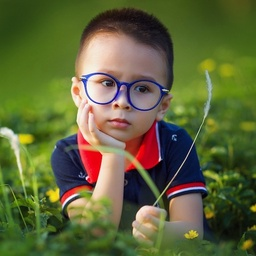
#> input picture Color Spaces/data/sample.jpg, 256 x 256 px, shrunk from 512 x 512 before the run
$ jupyter execute Testcode.ipynb   (shell and % lines are left out)   (older library calls are emulated)
#> lines starting #> are read from the running program, lines starting #| are printed output that depends on the picture
[cell 1]
# Import modules
import numpy as np
import matplotlib.pyplot as plt
import cv2
from dataPath import DATA_PATH

import matplotlib
matplotlib.rcParams['figure.figsize'] = (18.0, 12.0)
matplotlib.rcParams['image.interpolation'] = 'bilinear'

# Supress warnings
import warnings
warnings.filterwarnings("ignore")

img = cv2.imread(DATA_PATH+"sample.jpg")
#> img is the input picture: shape (256, 256, 3); mean B, G, R 57.8, 101.6, 95.4

plt.imshow(img[:,:,::-1]);plt.show()

[cell 2]
# Import modules
import numpy as np
import matplotlib.pyplot as plt
import cv2
from dataPath import DATA_PATH

import matplotlib
matplotlib.rcParams['figure.figsize'] = (12.0, 12.0)
matplotlib.rcParams['image.interpolation'] = 'bilinear'

# Supress warnings
import warnings
warnings.filterwarnings("ignore")

img = cv2.imread(DATA_PATH+"sample.jpg")


def convertBGRtoGray(image):
    ###
    ### YOUR CODE HERE
    # Get the image's height, width, and channels
    height, width, channel = img.shape
#> height = 256; width = 256; channel = 3
    B, G, R = cv2.split(img)
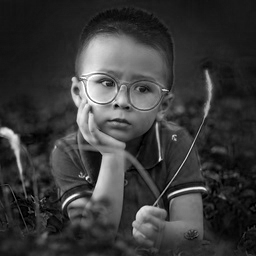
#> B: shape (256, 256); min 0, max 255, mean 57.8
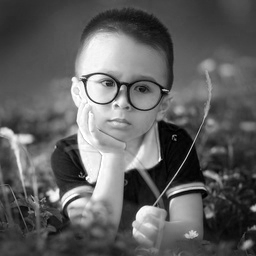
#> R: shape (256, 256); min 0, max 255, mean 95.4
    for i in np.arange(height):
        for j in np.arange(width):

            # RGB to Grayscale
            y = 0.299*R + 0.587*G + 0.1140*B
            r = np.round(y)
            print("Original Image Datatype : {}".format(r.dtype))

            r.astype(np.int)
            return r
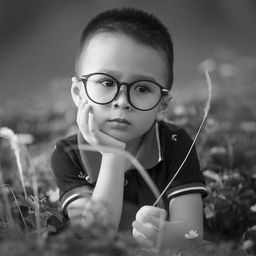
#> r: shape (256, 256) float64; min 1, max 253, mean 94.7

    ###

gray = convertBGRtoGray(img)

gray_cv = cv2.cvtColor(img,cv2.COLOR_BGR2GRAY)

plt.figure(figsize=(18,12))
plt.subplot(1,3,1)
plt.title("Result from custom function")
plt.imshow(gray,cmap="gray")
plt.subplot(1,3,2)
plt.title("Result from OpenCV function")
plt.imshow(gray_cv,cmap="gray")
plt.subplot(1,3,3)
plt.title("Difference")
plt.imshow(np.abs(gray-gray_cv),cmap="gray")
plt.show()
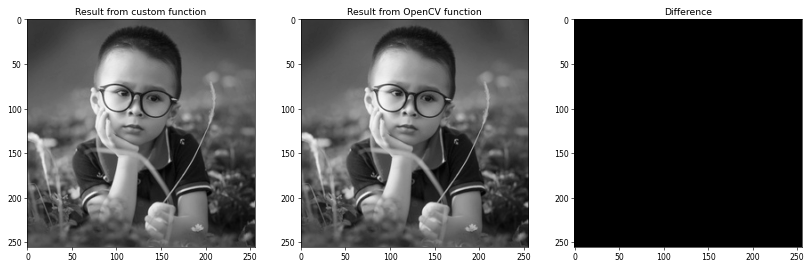
#> figure drawn by matplotlib, 3 panels

[cell 3]
# Import modules
import numpy as np
import matplotlib.pyplot as plt
import cv2
from dataPath import DATA_PATH

import matplotlib
matplotlib.rcParams['figure.figsize'] = (12.0, 12.0)
matplotlib.rcParams['image.interpolation'] = 'bilinear'

# Supress warnings
import warnings
warnings.filterwarnings("ignore")

img = cv2.imread(DATA_PATH+"sample.jpg")

# Get the image's height, width, and channels
height, width, channel = img.shape
#> height = 256; width = 256; channel = 3

# Create balnk HSV image
img_hsv = np.zeros((height,width,3))

# CALCULATE
for i in np.arange(height):
    for j in np.arange(width):
        r = img.item(i,j,0)
        g = img.item(i,j,1)
        b = img.item(i,j,2)

        r_ = r/255.
        g_ = g/255.
        b_ = b/255.
        Cmax = max(r_,g_,b_)
        Cmin = min(r_,g_,b_)
        delta = Cmax-Cmin

        # Hue Calculation
        if delta == 0:
            H = 0
        elif Cmax == r_ :
            H = 60 * (((g_ - b_)/delta) % 6)
        elif Cmax == g_:
            H = 60 * (((b_ - r_)/delta) + 2)
        elif Cmax == b_:
            H = 60 * (((r_ - g_)/delta) + 4)

        # Saturation Calculation
        if Cmax == 0:
            S = 0
        else :
            S = delta / Cmax

        # Value Calculation
        V = Cmax

        # Set H,S,and V to image
        img_hsv.itemset((i,j,0),int(H))
        img_hsv.itemset((i,j,1),int(S))
        img_hsv.itemset((i,j,2),int(V))
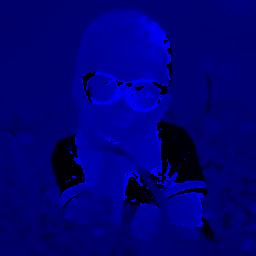
#> img_hsv: shape (256, 256, 3) float64; mean B, G, R 167.6, 0, 0; drawn with min black and max white

# Write image
cv2.imwrite('image_hsv.jpg', img_hsv)

# View image
cv2.imshow('image', img_hsv)
cv2.waitKey(0)
cv2.destroyAllWindows()

[cell 4]
## CFORRECT CODE ##

# Import modules
import numpy as np
import matplotlib.pyplot as plt
import cv2
from dataPath import DATA_PATH

import matplotlib
matplotlib.rcParams['figure.figsize'] = (12.0, 12.0)
matplotlib.rcParams['image.interpolation'] = 'bilinear'

# Supress warnings
import warnings
warnings.filterwarnings("ignore")

img = cv2.imread(DATA_PATH+"sample.jpg")


def convertBGRtoHSV(image):
    ###
    ### YOUR CODE HERE
    # Get the image's height, width, and channels
    height, width, channel = img.shape
#> height = 256; width = 256; channel = 3

    # Create balnk HSV image
    img_hsv = np.zeros((height,width,3))

    img_ = img/255.0
    for i in np.arange(height):
        for j in np.arange(width):

            r_ = img_.item(i,j,0)
            g_ = img_.item(i,j,1)
            b_ = img_.item(i,j,2)

            Cmax = max(r_,g_,b_)
            Cmin = min(r_,g_,b_)
            delta = Cmax-Cmin
            # Hue Calculation
            if delta == 0:
                H = 0
            elif Cmax == r_ :
                H = 60 * ((g_ - b_)/delta)
            elif Cmax == g_:
                H = 120 + 60 * ((b_ - r_)/delta)
            elif Cmax == b_:
                H = 240 + 60 * ((r_ - g_)/delta)
            # Saturation Calculation
            if Cmax == 0:
                S = 0
            else :
                S = delta / Cmax

            # Value Calculation
            V = Cmax

            V = 255 * V
            S = 255 * S
            H = H/2

            #print("Original Image Datatype : {}".format(H.dtype))

            # Set H,S,and V to image
            img_hsv.itemset((i,j,0),H)
            img_hsv.itemset((i,j,1),S)
            img_hsv.itemset((i,j,2),V)
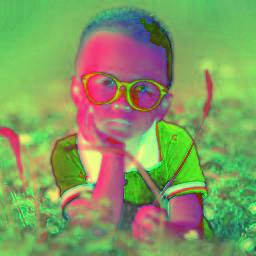
#> img_hsv: shape (256, 256, 3) float64; mean B, G, R 78, 143.2, 115.2; drawn with min black and max white

    rnd = np.round(img_hsv)

    #rnd.astype(int)
    print("Original Image Datatype : {}".format(rnd.dtype))
#| Original Image Datatype : float64

    return rnd.astype(np.int)

    ###

hsv = convertBGRtoHSV(img)

hsv_cv = cv2.cvtColor(img,cv2.COLOR_BGR2HSV)
#> hsv_cv: shape (256, 256, 3); mean H, S, V 52.6, 143.2, 115.2
print("Original Image Datatype : {}".format(hsv_cv.dtype))
#| Original Image Datatype : uint8
plt.figure(figsize=(18,12))
plt.subplot(1,3,1)
plt.title("Result from custom function")
plt.imshow(hsv[:,:,::-1])
plt.subplot(1,3,2)
plt.title("Result from OpenCV function")
plt.imshow(hsv_cv[:,:,::-1])
plt.subplot(1,3,3)
plt.title("Difference")
plt.imshow(np.abs(hsv-hsv_cv)[:,:,::-1])
plt.show()
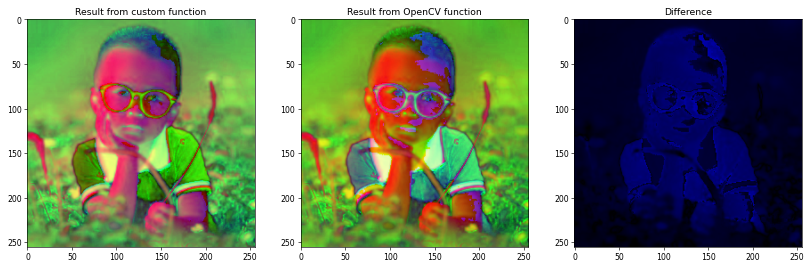
#> figure drawn by matplotlib, 3 panels

[cell 5]
# Import modules
import numpy as np
import matplotlib.pyplot as plt
import cv2
from dataPath import DATA_PATH

import matplotlib
matplotlib.rcParams['figure.figsize'] = (12.0, 12.0)
matplotlib.rcParams['image.interpolation'] = 'bilinear'

# Supress warnings
import warnings
warnings.filterwarnings("ignore")

img = cv2.imread(DATA_PATH+"sample.jpg")

# Get the image's height, width, and channels
height,width,channel = img.shape

# Create balnk HSV image
img_hsv = np.zeros((height,width,3))

# ======================================================
# IMPLEMENTATION USING OPENCV LIBRARY
# ======================================================
# img_hsv = cv2.cvtColor(img, cv2.COLOR_BGR2HSV)

# ======================================================
# IMPLEMENTATION WITHOUT OPENCV LIBRARY
# ======================================================

# CALCULATE
for i in np.arange(height):
    for j in np.arange(width):
        r = img.item(i,j,0)
        g = img.item(i,j,1)
        b = img.item(i,j,2)

        r_ = r/255.
        g_ = g/255.
        b_ = b/255.
        Cmax = max(r_,g_,b_)
        Cmin = min(r_,g_,b_)
        delta = Cmax-Cmin

        # Hue Calculation
        if delta == 0:
            H = 0
        elif Cmax == r_ :
            H = 60 * ((g_ - b_)/delta)
        elif Cmax == g_:
            H = 120 + 60 * ((b_ - r_)/delta)
        elif Cmax == b_:
            H = 240 + 60 * ((r_ - g_)/delta)

        # Saturation Calculation
        if Cmax == 0:
            S = 0
        else :
            S = delta / Cmax

        # Value Calculation
        V = Cmax

        # Set H,S,and V to image
        img_hsv.itemset((i,j,0),int(H))
        img_hsv.itemset((i,j,1),int(S))
        img_hsv.itemset((i,j,2),int(V))
        rnd = np.round(img_hsv)
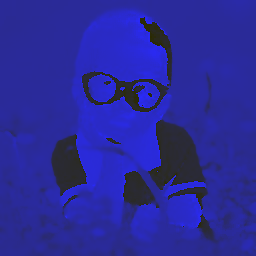
#> img_hsv: shape (256, 256, 3) float64; mean B, G, R 155.7, 0, 0; drawn with min black and max white

# Write image
cv2.imwrite('image_hsv.jpg', rnd)
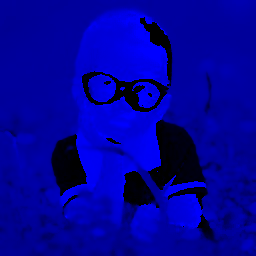
#> saved as image_hsv.jpg: shape (256, 256, 3); mean B, G, R 156.1, 0, 0

# View image
cv2.imshow('image', rnd)
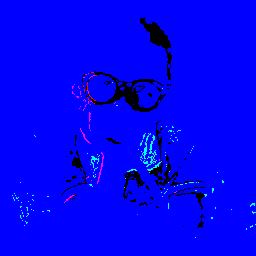
#> window 'image': shape (256, 256, 3); mean B, G, R 245.2, 1.8, 0.8
cv2.waitKey(0)
cv2.destroyAllWindows()
